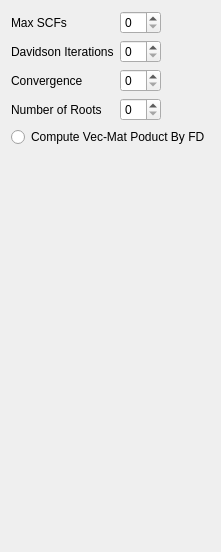
          <widget class="QWidget" name="AdvancedInternalStability">
           <layout class="QVBoxLayout" name="verticalLayout_6">
            <item>
             <layout class="QGridLayout" name="gridLayout_7">
              <item row="2" column="1">
               <widget class="QSpinBox" name="internal_stability_conv"/>
              </item>
              <item row="2" column="0">
               <widget class="QLabel" name="label_67">
                <property name="text">
                 <string>Convergence</string>
                </property>
               </widget>
              </item>
              <item row="3" column="1">
               <widget class="QSpinBox" name="internal_stability_roots"/>
              </item>
              <item row="1" column="0">
               <widget class="QLabel" name="label_61">
                <property name="text">
                 <string>Davidson Iterations</string>
                </property>
               </widget>
              </item>
              <item row="0" column="1">
               <widget class="QSpinBox" name="internal_stability_iter"/>
              </item>
              <item row="0" column="0">
               <widget class="QLabel" name="label_57">
                <property name="text">
                 <string>Max SCFs</string>
                </property>
               </widget>
              </item>
              <item row="1" column="1">
               <widget class="QSpinBox" name="internal_stability_davidson_iter"/>
              </item>
              <item row="3" column="0">
               <widget class="QLabel" name="label_69">
                <property name="text">
                 <string>Number of Roots</string>
                </property>
               </widget>
              </item>
              <item row="0" column="2">
               <spacer name="horizontalSpacer_5">
                <property name="orientation">
                 <enum>Qt::Horizontal</enum>
                </property>
                <property name="sizeHint" stdset="0">
                 <size>
                  <width>40</width>
                  <height>20</height>
                 </size>
                </property>
               </spacer>
              </item>
              <item row="4" column="0" colspan="3">
               <widget class="QRadioButton" name="fd_mat_vec_prod">
                <property name="text">
                 <string>Compute Vec-Mat Poduct By FD</string>
                </property>
               </widget>
              </item>
             </layout>
            </item>
            <item>
             <spacer name="verticalSpacer_4">
              <property name="orientation">
               <enum>Qt::Vertical</enum>
              </property>
              <property name="sizeHint" stdset="0">
               <size>
                <width>20</width>
                <height>394</height>
               </size>
              </property>
             </spacer>
            </item>
           </layout>
          </widget>
